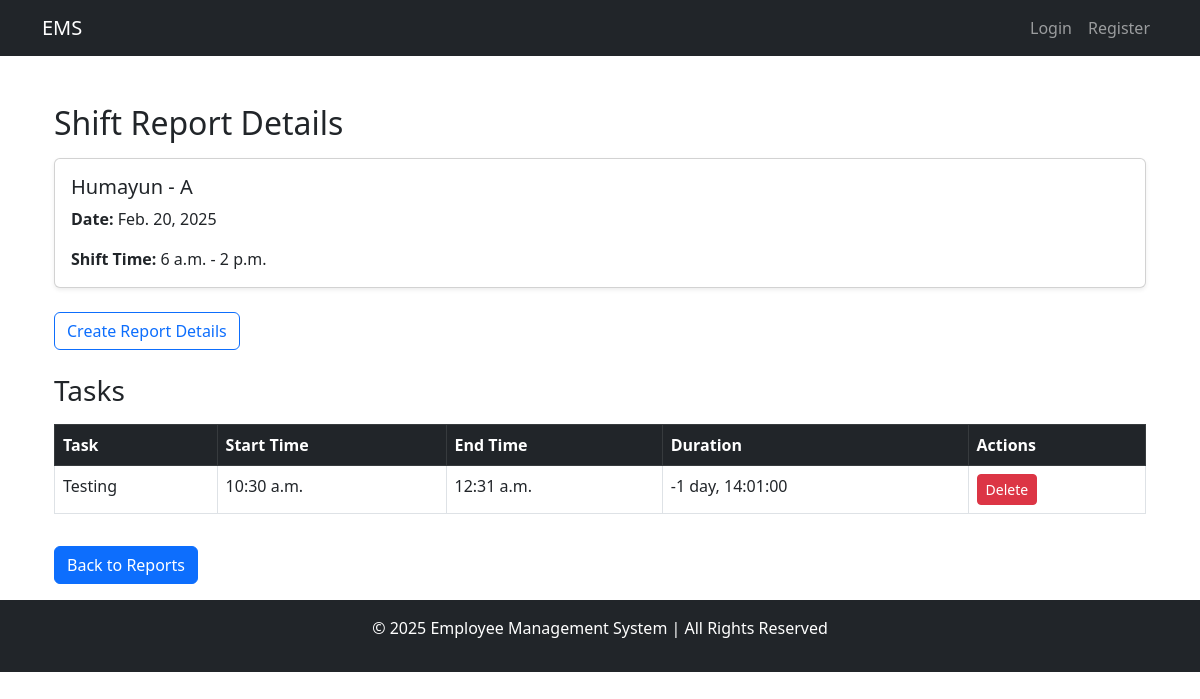
The app's page /attendance/reports/1/, older data.
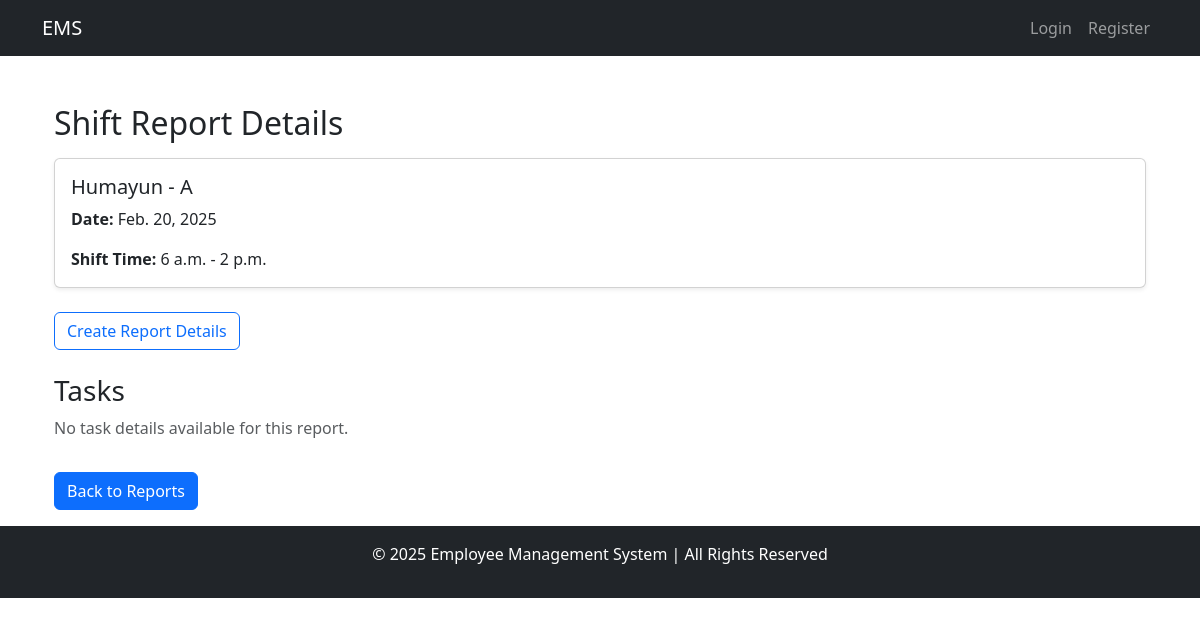
The same page, newer data.
### attendance/models.py (models this page shows, shortened)
class ShiftReportDetail(models.Model):
    report = models.ForeignKey(ShiftReport, on_delete=models.CASCADE)
    task = models.CharField(max_length=100)
    start_time = models.TimeField()
    end_time = models.TimeField()
    duration = models.DurationField()
    created_at = models.DateTimeField(auto_now_add=True)
    updated_at = models.DateTimeField(auto_now=True)

### attendance/views.py (the view)
# urls.py: path('reports/<int:pk>/', ShiftReportDetailView.as_view(), name='report_detail'),
class ShiftReportDetailView(DetailView):
    model = ShiftReport
    template_name = 'attendance/shift_report/report_detail.html'
    context_object_name ='report'
    def get_context_data(self, **kwargs):
        context = super().get_context_data(**kwargs)
        context['report_details'] = ShiftReportDetail.objects.filter(report=self.object)
        return context

### attendance/templates/attendance/shift_report/report_detail.html
{% extends "base.html" %}
{% block content %}
<div class="container mt-4">
    <h2 class="mb-3">Shift Report Details</h2>
    <div class="card shadow-sm">
        <div class="card-body">
            <h5 class="card-title">{{ report.schedule.employee.name }} - {{ report.schedule.shift.name }}</h5>
            <p class="card-text"><strong>Date:</strong> {{ report.date }}</p>
            <p class="card-text"><strong>Shift Time:</strong> {{ report.schedule.shift.start_time }} - {{ report.schedule.shift.end_time }}</p>
        </div>
    </div>
    <a href="{% url 'report_detail_create' report.id %}" class="btn btn-outline-primary mt-4"> Create Report Details
    </a>
    <h3 class="mt-4">Tasks</h3>
    {% if report_details %}
    <table class="table table-bordered mt-3">
        <thead class="table-dark">
            <tr>
                <th>Task</th>
                <th>Start Time</th>
                <th>End Time</th>
                <th>Duration</th>
                <th>Actions</th>
            </tr>
        </thead>
        <tbody>
            {% for detail in report_details %}
            <tr>
                <td>{{ detail.task }}</td>
                <td>{{ detail.start_time }}</td>
                <td>{{ detail.end_time }}</td>
                <td>{{ detail.duration }}</td>
                <td>
                    <a href="{% url 'delete_report_detail' detail.id %}" class="btn btn-danger btn-sm"
                        onclick="return confirm('Are you sure you want to delete this report detail?');">
                        Delete
                    </a>
                </td>
            </tr>
            {% endfor %}
        </tbody>
    </table>
    {% else %}
    <p class="text-muted">No task details available for this report.</p>
    {% endif %}
    <a href="{% url 'report_list' %}" class="btn btn-primary mt-3 mb-3">Back to Reports</a>
</div>
{% endblock %}

Row changes from the older to the newer data that the page shows:
removed ShiftReportDetail: task "Testing", start_time "10:30 a.m.", end_time "12:31 a.m.", duration "-1 day, 14:01:00"
Text that changed along with them:
text no longer shown: "Task Start Time End Time Duration Actions"
text now shown: "No task details available for this report."
